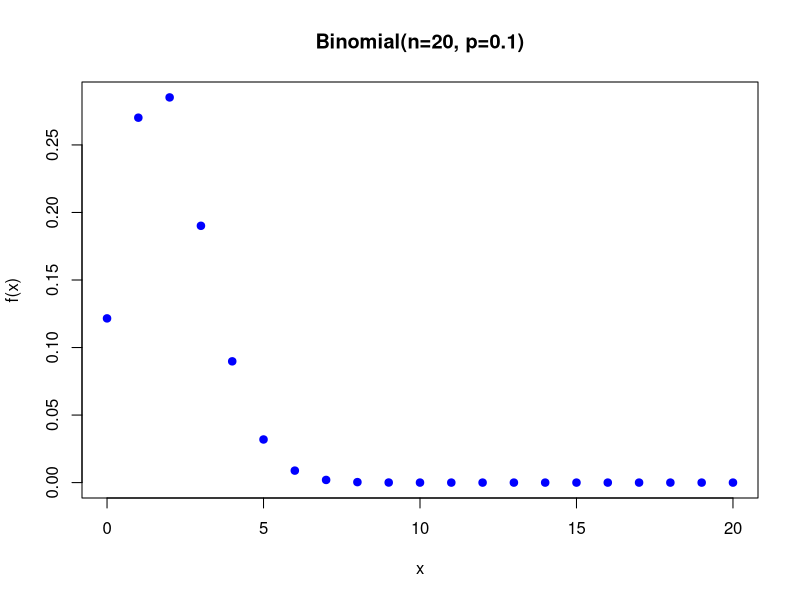
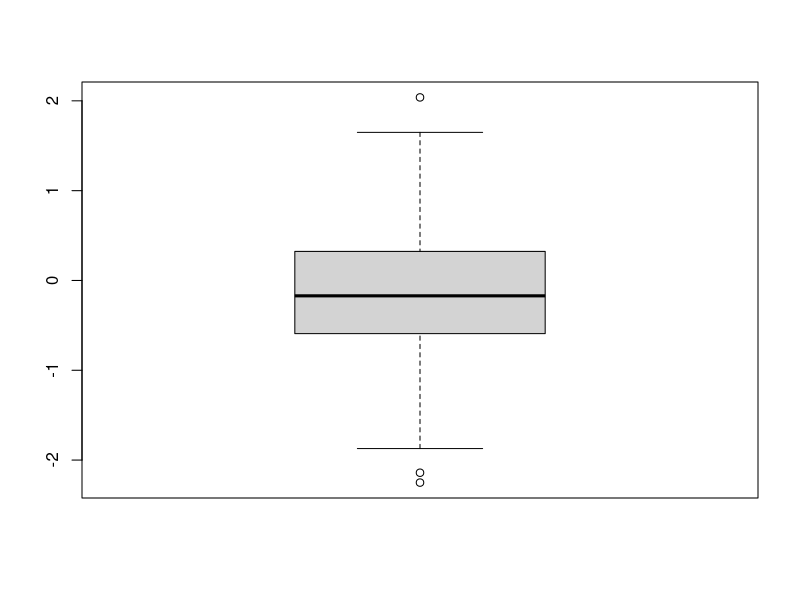
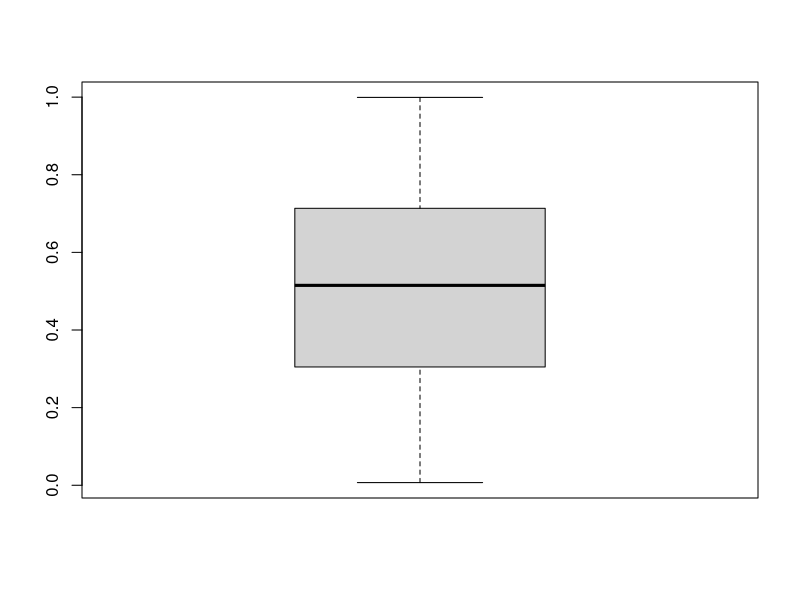

Write R code to recreate these figures, in order. (Note: this script raises an error after producing the figures.)
## ---- chunk 1
dbinom(2, 20, 0.1)
## ---- chunk 2
sum(dbinom(0:5, 20, 0.1))
## ---- chunk 3
pbinom(5, 20, 0.1)
## ---- chunk 4
1 - pbinom(2, 20, 0.1)
## ---- chunk 5
x <- seq(0, 20, 1)
tabla.prob <- data.frame( x = x, Probabilidad = dbinom(x, 20, 0.1) )

plot(tabla.prob, main="Binomial(n=20, p=0.1)", pch = 19, ylab = "f(x)", col = "blue")
## ---- chunk 6
muestras <- rbinom(n=1000, size=20, prob=0.1)
muestras
## ---- chunk 7
table(muestras)
## ---- chunk 8
prop.table( table(muestras) )
## ---- chunk 9
norm_datos <- rnorm(50)
boxplot(norm_datos)
## ---- chunk 10
boxplot(runif(100))
## ---- chunk 11
x <- c(3, 1, 2, 4, 2, 3, 2, 5, 1, 3)
y <- c(8, 7, 6, 8, 5, 9, 10, 9, 8, 10)

lm(y~x)
c <- cor(x, y)

c^2
## ---- chunk 12
x1 <- data(anscombe)
x1
## ---- chunk 13
lm(formula=y1~x1, anscombe)
cor(x1, y1)
## ---- chunk 14
lm(formula=y2~x2, anscombe)
cor(y1)
## ---- chunk 15
lm(formula=y3~x3, anscombe)

## ---- chunk 16
lm(formula=y4~x4, anscombe)

## ---- chunk 17
summary(anscombe)
